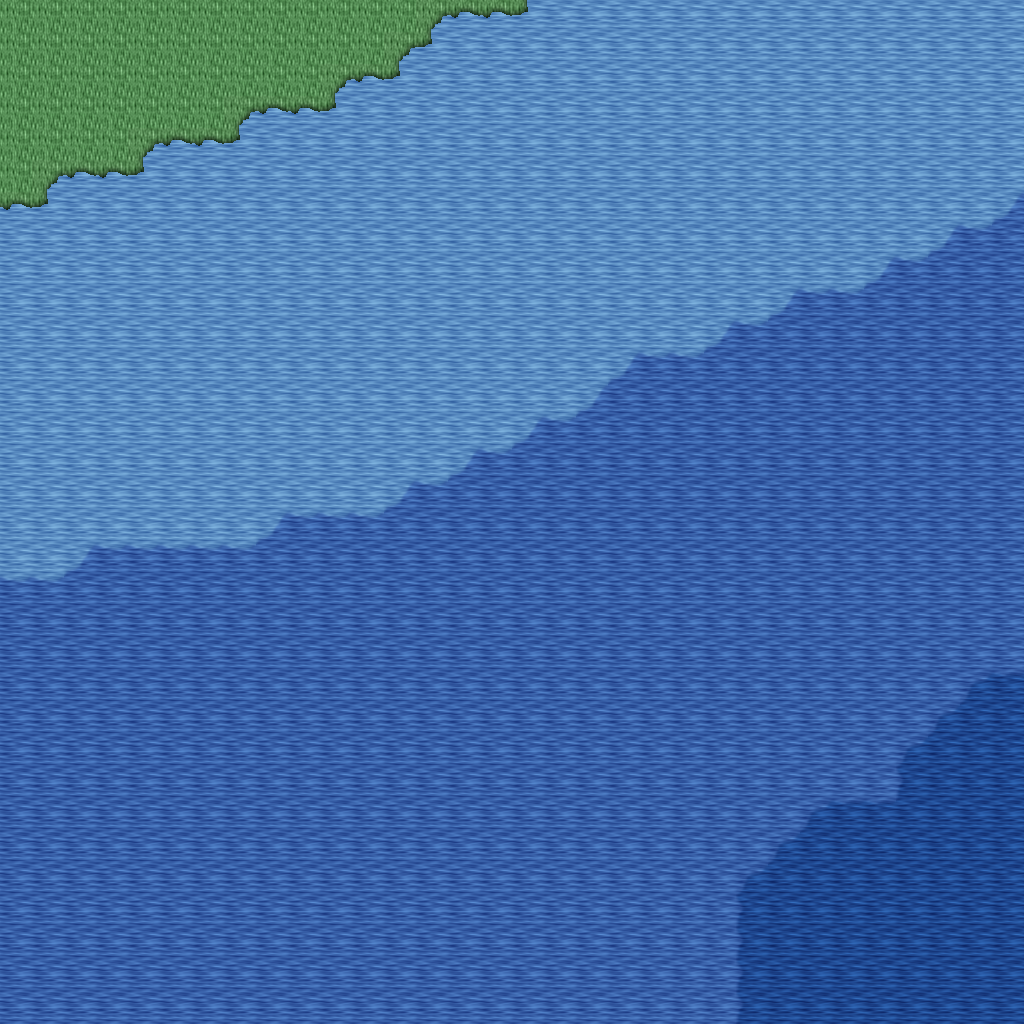

Tiled map render using the project's own tile images. Description and the map definition, with tile-layer contents summarised, below:
An orthogonal 32x32 tile map with 32x32 px tiles, 5 tile layers (Ground, Objects, Objects2, Above, ...), 1 hidden layer not drawn, 14 tilesets.

<map version="1.10" tiledversion="1.11.0" orientation="orthogonal" renderorder="right-down" width="32" height="32" tilewidth="32" tileheight="32" infinite="0" nextlayerid="11" nextobjectid="1">
 <tileset firstgid="1" name="ground_ground" tilewidth="32" tileheight="32" tilecount="33" columns="3">
  <image source="../drawable/ground_ground.png" width="96" height="352" />
 </tileset>
 <tileset firstgid="34" name="plant_flower_daisy_red" tilewidth="32" tileheight="32" tilecount="8" columns="2">
  <image source="../drawable/plant_flower_daisy_red.png" width="64" height="128" />
 </tileset>
 <tileset firstgid="42" name="ground_grass_edges" tilewidth="32" tileheight="32" tilecount="36" columns="12">
  <image source="../drawable/ground_grass_edges.png" width="384" height="96" />
 </tileset>
 <tileset firstgid="78" name="ground_grass_corners" tilewidth="32" tileheight="32" tilecount="24" columns="6">
  <image source="../drawable/ground_grass_corners.png" width="192" height="128" />
 </tileset>
 <tileset firstgid="102" name="ground_water_pool" tilewidth="32" tileheight="32" tilecount="72" columns="3">
  <image source="../drawable/ground_water_pool.png" width="96" height="768" />
 </tileset>
 <tileset firstgid="174" name="plant_flower_daisy_white" tilewidth="32" tileheight="32" tilecount="8" columns="2">
  <image source="../drawable/plant_flower_daisy_white.png" width="64" height="128" />
 </tileset>
 <tileset firstgid="182" name="plant_grasses" tilewidth="32" tileheight="32" tilecount="6" columns="3">
  <image source="../drawable/plant_grasses.png" width="96" height="64" />
 </tileset>
 <tileset firstgid="188" name="item_statue_bird" tilewidth="32" tileheight="32" tilecount="8" columns="2">
  <image source="../drawable/item_statue_bird.png" width="64" height="128" />
 </tileset>
 <tileset firstgid="196" name="plant_tree_tree_darkgreen" tilewidth="32" tileheight="32" tilecount="88" columns="8">
  <image source="../drawable/plant_tree_tree_darkgreen.png" width="256" height="352" />
 </tileset>
 <tileset firstgid="284" name="logic_collision" tilewidth="32" tileheight="32" tilecount="1" columns="1">
  <image source="../drawable/logic_collision.png" width="32" height="32" />
 </tileset>
 <tileset firstgid="285" name="ground_water_pool_deep" tilewidth="32" tileheight="32" tilecount="72" columns="3">
  <image source="../drawable/ground_water_pool_deep.png" width="96" height="768" />
 </tileset>
 <tileset firstgid="357" name="logic_item_fruits" tilewidth="32" tileheight="32" tilecount="16" columns="8">
  <image source="../drawable/logic_item_fruits.png" width="256" height="64" />
 </tileset>
 <tileset firstgid="373" name="plant_tree_umbrella_thorn" tilewidth="32" tileheight="32" tilecount="18" columns="6">
  <image source="../drawable/plant_tree_umbrella_thorn.png" width="192" height="96" />
 </tileset>
 <tileset firstgid="391" name="light_light_5x5" tilewidth="32" tileheight="32" tilecount="25" columns="5">
  <image source="../drawable/light_light_5x5.png" width="160" height="160" />
 </tileset>
 <layer id="1" name="Ground" width="32" height="32">
  <data>[1024 cells, 1024 non-empty, 7 distinct tile ids]</data>
 </layer>
 <layer id="2" name="Objects" width="32" height="32">
  <data>[1024 cells, 55 non-empty, 5 distinct tile ids]</data>
 </layer>
 <layer id="3" name="Objects2" width="32" height="32">
  <data>[1024 cells, 0 non-empty, 0 distinct tile ids]</data>
 </layer>
 <layer id="4" name="Above" width="32" height="32">
  <data>[1024 cells, 0 non-empty, 0 distinct tile ids]</data>
 </layer>
 <layer id="5" name="Above2" width="32" height="32">
  <data>[1024 cells, 0 non-empty, 0 distinct tile ids]</data>
 </layer>
 <layer id="6" name="Walkable" width="32" height="32" visible="0">
  <data>[1024 cells, 610 non-empty, 1 distinct tile ids]</data>
 </layer>
 <objectgroup id="7" name="Mapevents" />
 <objectgroup id="8" name="Spawn" />
 <objectgroup id="9" name="Keys" />
 <objectgroup id="10" name="Replace" />
</map>
